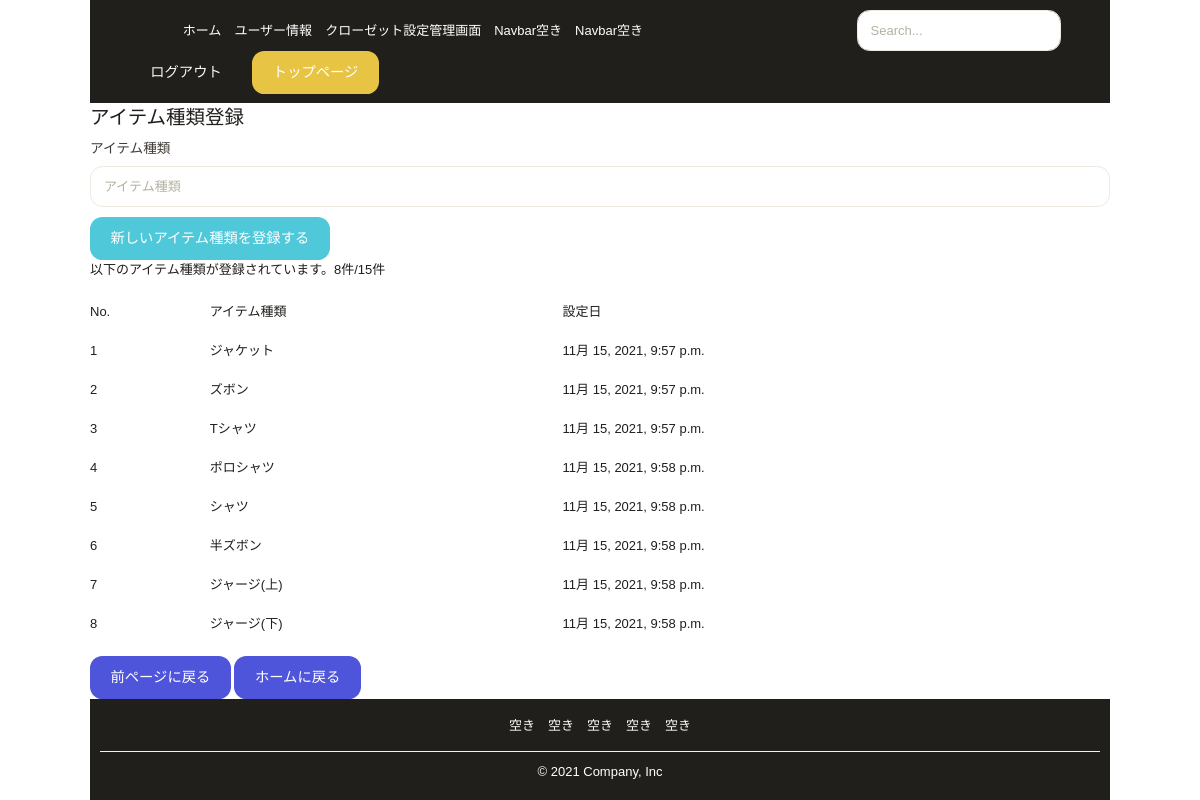
Page /contents/item-type-create/ (signed in) on the committed database.
### contents/models.py (models this page shows, shortened)
class ItemType(models.Model):
    user = models.ForeignKey(settings.AUTH_USER_MODEL, verbose_name='ユーザー', on_delete=models.CASCADE, null=True)
    create_date = models.DateTimeField(verbose_name='作成日', auto_now_add=True)
    item_type = models.CharField(verbose_name='アイテム種類', max_length=255, unique=True)

### contents/views.py (the view)
# urls.py: path('item-type-create/', item_type_CreateView, name='item_type_create'),
@login_required
def item_type_CreateView(request):
    item_type_list = ItemType.objects.filter(user_id = request.user)
    if request.method == 'POST':
        form = ItemTypeCreateForm(request.POST)
        if form.is_valid():
            item_type = form.save(commit=False)
            item_type.user = request.user
            item_type.save()
            return redirect('item_type_create_complete')
    else:
        form = ItemTypeCreateForm()
    return render(request,'contents/item_category_registration/item_type_create.html', {'form':form, "item_type_list":item_type_list})

### contents/forms.py (shortened to what this page needs)
class ItemTypeCreateForm(forms.ModelForm):
    class Meta:
        model = ItemType
        fields = ('item_type',)
        labels = {'item_type':'アイテム種類'}

### templates/contents/item_category_registration/item_type_create.html (shortened to what this page needs)
{% extends 'contents/contents_base.html' %}
{% load static django_bootstrap5 humanize %}
{% block content %}
<div class="container">
    <form action='' method='POST'>{% csrf_token %}
        <legend>アイテム種類登録</legend>
        {% bootstrap_form form %}
        {% bootstrap_button button_type="submit" content="新しいアイテム種類を登録する" %}
    </form>
</div>
<div class="container">
    {% if item_type_list %}
    <p>以下のアイテム種類が登録されています。{{ item_type_list.count }}件/15件</p>
    <table class="table">
        <thead>
            <tr>
                <th>No.</th>
                <th>アイテム種類</th>
                <th>設定日</th>
            </tr>
        </thead>
        <tbody>
        {% for field in item_type_list %}
        <tr>
            <td>{{ forloop.counter }}</td>
            <td>{{ field.item_type }}</td>
            <td>{{ field.create_date }}</td>
        </tr>
        {% endfor %}
        </tbody>
    </table>
    {% else %}
    <p>アイテム種類は登録されていません</p>
    {% endif %}
    <a href="{% url 'item_category_gate' %}" class="btn btn-md btn-info space_top" type="submit">前ページに戻る</a>
    <a href="{% url 'home' %}" class="btn btn-md btn-info space_top" type="submit">ホームに戻る</a>
</div>
{% endblock content %}

### rows in the picture
ItemType: item_type "ジャケット", create_date "11月 15, 2021, 9:57 p.m."
ItemType: item_type "ズボン", create_date "11月 15, 2021, 9:57 p.m."
ItemType: item_type "Tシャツ", create_date "11月 15, 2021, 9:57 p.m."
ItemType: item_type "ポロシャツ", create_date "11月 15, 2021, 9:58 p.m."
ItemType: item_type "シャツ", create_date "11月 15, 2021, 9:58 p.m."
ItemType: item_type "半ズボン", create_date "11月 15, 2021, 9:58 p.m."
ItemType: item_type "ジャージ(上)", create_date "11月 15, 2021, 9:58 p.m."
ItemType: item_type "ジャージ(下)", create_date "11月 15, 2021, 9:58 p.m."

### other values in the picture
{{ item_type_list.count }} "8"
